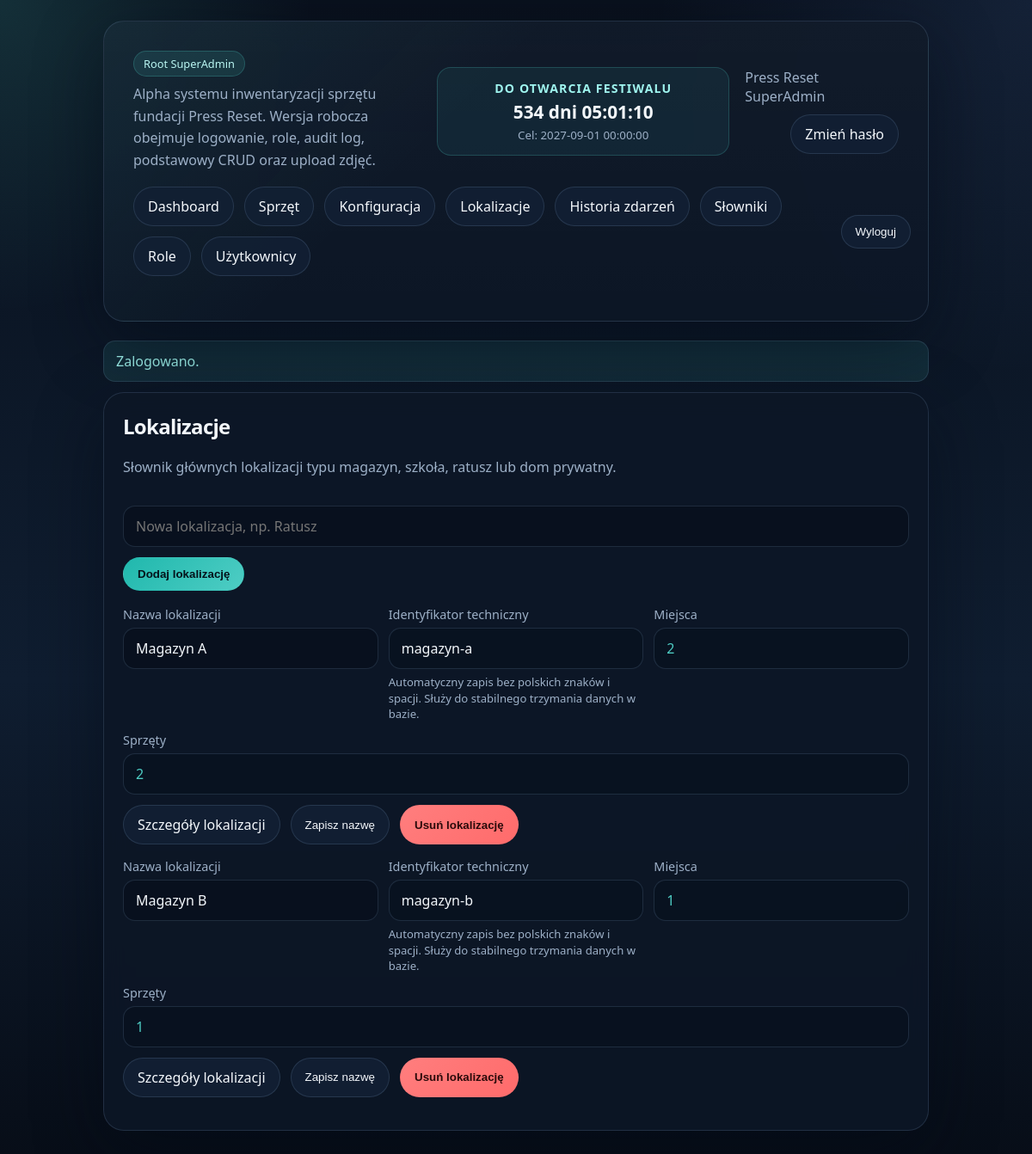
The app's page /index.php?page=locations (signed in) with its own data.
### tables this page shows
CREATE TABLE IF NOT EXISTS users (
    id INT UNSIGNED AUTO_INCREMENT PRIMARY KEY,
    username VARCHAR(80) NOT NULL UNIQUE,
    display_name VARCHAR(120) NOT NULL,
    password_hash VARCHAR(255) NOT NULL,
    role VARCHAR(120) NOT NULL,
    active TINYINT(1) NOT NULL DEFAULT 1,
    must_change_password TINYINT(1) NOT NULL DEFAULT 0,
    last_login_at DATETIME NULL,
    created_at DATETIME NOT NULL DEFAULT CURRENT_TIMESTAMP,
    updated_at DATETIME NOT NULL DEFAULT CURRENT_TIMESTAMP ON UPDATE CURRENT_TIMESTAMP
);

CREATE TABLE IF NOT EXISTS roles (
    id INT UNSIGNED AUTO_INCREMENT PRIMARY KEY,
    name VARCHAR(120) NOT NULL,
    slug VARCHAR(120) NOT NULL UNIQUE,
    sort_order INT UNSIGNED NOT NULL DEFAULT 0,
    can_manage_users TINYINT(1) NOT NULL DEFAULT 0,
    can_manage_roles TINYINT(1) NOT NULL DEFAULT 0,
    can_manage_root_roles TINYINT(1) NOT NULL DEFAULT 0,
    can_edit_records TINYINT(1) NOT NULL DEFAULT 0,
    can_upload_images TINYINT(1) NOT NULL DEFAULT 0,
    can_delete_images TINYINT(1) NOT NULL DEFAULT 0,
    can_create_tasks TINYINT(1) NOT NULL DEFAULT 0,
    can_update_tasks TINYINT(1) NOT NULL DEFAULT 0,
    can_change_task_status TINYINT(1) NOT NULL DEFAULT 0,
    can_delete_tasks TINYINT(1) NOT NULL DEFAULT 0,
    can_manage_settings TINYINT(1) NOT NULL DEFAULT 0,
    can_manage_dictionaries TINYINT(1) NOT NULL DEFAULT 0,
    can_view_audit_history TINYINT(1) NOT NULL DEFAULT 0,
    can_export_csv TINYINT(1) NOT NULL DEFAULT 0,
    can_import_csv TINYINT(1) NOT NULL DEFAULT 0,
    is_system TINYINT(1) NOT NULL DEFAULT 0,
    created_at DATETIME NOT NULL DEFAULT CURRENT_TIMESTAMP
);

CREATE TABLE IF NOT EXISTS locations (
    id INT UNSIGNED AUTO_INCREMENT PRIMARY KEY,
    name VARCHAR(120) NOT NULL,
    slug VARCHAR(120) NOT NULL UNIQUE,
    created_at DATETIME NOT NULL DEFAULT CURRENT_TIMESTAMP
);

### index.php (called while the page is built, shortened)
<?php
require __DIR__ . '/app/bootstrap.php';
require __DIR__ . '/app/layout.php';
require __DIR__ . '/app/router.php';

### app/db.php (called while the page is built, shortened)
<?php
function db(): PDO
{
    static $pdo = null;
    if ($pdo instanceof PDO) {
        return $pdo;
    }
    global $config;
    $db = $config['db'];
    $dsn = isset($db['socket'])
        ? sprintf(
            'mysql:unix_socket=%s;dbname=%s;charset=%s',
            $db['socket'],
            $db['database'],
            $db['charset']
        )
        : sprintf(
            'mysql:host=%s;port=%d;dbname=%s;charset=%s',
            $db['host'],
            $db['port'],
            $db['database'],
            $db['charset']
        );
    $pdo = new PDO($dsn, $db['username'], $db['password'], [
        PDO::ATTR_ERRMODE => PDO::ERRMODE_EXCEPTION,
        PDO::ATTR_DEFAULT_FETCH_MODE => PDO::FETCH_ASSOC,
    ]);
    return $pdo;
}
function query_all(string $sql, array $params = []): array
{
    $stmt = db()->prepare($sql);
    $stmt->execute($params);
    return $stmt->fetchAll();
}
function query_one(string $sql, array $params = []): ?array
{
    $stmt = db()->prepare($sql);
    $stmt->execute($params);
    $row = $stmt->fetch();
    return $row === false ? null : $row;
}

### app/auth.php (called while the page is built, shortened)
<?php
function current_user(): ?array
{
    static $user = false;
    if ($user !== false) {
        return $user;
    }
    $user = query_one('SELECT * FROM users WHERE id = :id', ['id' => $_SESSION['user_id']]);
    return $user;
}
function require_login(): void
{
    if (!current_user()) {
        flash('error', 'Zaloguj sie, aby kontynuowac.');
        redirect_to('index.php?page=login');
    }
}
function require_settings_access(): void
{
    if (!can_manage_settings()) {
        flash('error', 'Brak uprawnień do konfiguracji systemu.');
        redirect_to('index.php');
    }
}

### app/helpers.php (called while the page is built, shortened)
<?php
function app_config(string $key)
{
    global $config;
    return $config[$key] ?? null;
}
function app_setting_defaults(): array
{
    return [
        'festival_deadline' => (string) app_config('festival_deadline'),
        'threshold_needs_service_warning' => '5',
        'threshold_needs_service_warning_high' => '10',
        'threshold_needs_service_danger' => '20',
        'threshold_open_items_warning' => '5',
        'threshold_open_items_warning_high' => '10',
        'threshold_open_items_danger' => '20',
        'threshold_open_tasks_warning' => '10',
        'threshold_open_tasks_warning_high' => '20',
        'threshold_open_tasks_danger' => '40',
    ];
}
function app_setting(string $key, mixed $default = null): mixed
{
    global $appSettingsCache;
    if (!is_array($appSettingsCache)) {
        $appSettingsCache = app_setting_defaults();
        try {
            $rows = query_all('SELECT setting_key, setting_value FROM app_settings');
            foreach ($rows as $row) {
                $appSettingsCache[$row['setting_key']] = $row['setting_value'];
            }
        } catch (Throwable) {
        }
    }
    return $appSettingsCache[$key] ?? $default;
}
function h(?string $value): string
{
    return htmlspecialchars((string) $value, ENT_QUOTES, 'UTF-8');
}
function flash(?string $type = null, ?string $message = null): array
{
    $messages = $_SESSION['flash'] ?? [];
    return $messages;
}
function role_label(string $role): string
{
    return role_definition($role)['name'] ?? $role;
}
function can_manage_users(): bool
{
    return current_user_can('can_manage_users');
}
function can_manage_roles(): bool
{
    return current_user_can('can_manage_roles');
}
function can_manage_settings(): bool
{
    return current_user_can('can_manage_settings');
}
function can_manage_dictionaries(): bool
{
    return current_user_can('can_manage_dictionaries');
}
function can_view_audit_history(): bool
{
    return current_user_can('can_view_audit_history');
}
function role_rows(): array
{
    global $roleCache;
    if (!is_array($roleCache)) {
        $roleCache = role_defaults();
        try {
            $roleCache = query_all('SELECT * FROM roles ORDER BY sort_order, name, id');
        } catch (Throwable) {
        }
    }
    return $roleCache;
}
function role_definition(string $slug): ?array
{
    foreach (role_rows() as $role) {
        if ((string) ($role['slug'] ?? '') === $slug) {
            return $role;
        }
    }
    return null;
}
function current_user_can(string $permissionKey): bool
{
    $user = current_user();
    $role = role_definition((string) ($user['role'] ?? ''));
    return (int) ($role[$permissionKey] ?? 0) === 1;
}

### app/bootstrap.php (called while the page is built, shortened)
<?php
$config = require __DIR__ . '/../config.php';
require_once __DIR__ . '/db.php';
require_once __DIR__ . '/helpers.php';
require_once __DIR__ . '/auth.php';

### app/router.php (the view, shortened to what this page needs)
<?php
$page = $_GET['page'] ?? 'home';
    ?>
    <?php
require_login();
    ?>
    <?php
if ($page === 'locations') {
    require_settings_access();
    $locations = query_all(
        'SELECT l.id, l.name, l.slug,
                COUNT(DISTINCT e.id) AS equipment_count,
                COUNT(DISTINCT lp.id) AS places_count
         FROM locations l
         LEFT JOIN location_places lp ON lp.location_id = l.id
         LEFT JOIN equipment e ON e.location_id = l.id
         GROUP BY l.id, l.name, l.slug
         ORDER BY l.name'
    );
    render_header('Lokalizacje');
    ?>
    <section class="panel">
        <div class="topbar">
            <div>
                <h2>Lokalizacje</h2>
                <p class="muted">Słownik głównych lokalizacji typu magazyn, szkoła, ratusz lub dom prywatny.</p>
            </div>
        </div>
        <form method="post" action="index.php?page=settings-save" class="actions" style="margin-bottom: 18px;">
            <input name="name" placeholder="Nowa lokalizacja, np. Ratusz" required>
            <button class="button primary" type="submit">Dodaj lokalizację</button>
        </form>
        <?php if (!$locations): ?>
            <p class="muted">Brak zdefiniowanych lokalizacji.</p>
        <?php else: ?>
            <?php foreach ($locations as $location): ?>
                <form method="post" action="index.php?page=settings-save" class="form-grid" style="margin-bottom: 16px;">
                    <div>
                        <label for="location_name_<?= (int) $location['id'] ?>">Nazwa lokalizacji</label>
                        <input id="location_name_<?= (int) $location['id'] ?>" name="name" value="<?= h($location['name']) ?>" required>
                    </div>
                    <div>
                        <label>Identyfikator techniczny</label>
                        <div class="readonly-value"><?= h($location['slug']) ?></div>
                        <div class="muted helper-text">Automatyczny zapis bez polskich znaków i spacji. Służy do stabilnego trzymania danych w bazie.</div>
                    </div>
                    <div>
                        <label>Miejsca</label>
                        <div class="readonly-value"><a href="index.php?page=settings-location&id=<?= (int) $location['id'] ?>"><?= (int) $location['places_count'] ?></a></div>
                    </div>
                    <div>
                        <label>Sprzęty</label>
                        <div class="readonly-value"><a href="index.php?page=equipment-list&location_id=<?= (int) $location['id'] ?>"><?= (int) $location['equipment_count'] ?></a></div>
                    </div>
                    <div class="actions" style="flex-basis: 100%;">
                        <a class="button" href="index.php?page=settings-location&id=<?= (int) $location['id'] ?>">Szczegóły lokalizacji</a>
                        <button class="button" type="submit" name="section" value="location-update">Zapisz nazwę</button>
                        <button class="button danger" type="submit" name="section" value="location-delete" onclick="return confirm('Usunąć lokalizację? Operacja powiedzie się tylko, jeśli nie ma powiązanych miejsc ani sprzętów.');">Usuń lokalizację</button>
                    </div>
                </form>
            <?php endforeach; ?>
        <?php endif; ?>
    </section>
    <?php
    render_footer();
    exit;
}
    ?>

### app/layout.php (shortened to what this page needs)
<?php
function render_header(string $title): void
{
    $user = current_user();
    $deadlineIso = (string) app_setting('festival_deadline', app_config('festival_deadline'));
    $deadlineCard = null;
    if ($deadlineIso) {
        $now = new DateTimeImmutable('now', new DateTimeZone('Europe/Warsaw'));
        $deadline = new DateTimeImmutable($deadlineIso, new DateTimeZone('Europe/Warsaw'));
        $isPast = $deadline <= $now;
        $deadlineCard = [
            'label' => $isPast ? 'Termin minął' : 'Do otwarcia festiwalu',
            'date' => $deadline->format(DateTimeInterface::ATOM),
            'display_date' => $deadline->format('Y-m-d H:i:s'),
            'summary' => $isPast ? 'Termin docelowy został przekroczony.' : '',
        ];
    }
    ?>
    <!DOCTYPE html>
    <html lang="pl">
    <head>
        <link rel="stylesheet" href="assets/style.css">
    </head>
    <body>
    <main class="shell">
    <?php if ($user): ?>
        <section class="hero">
            <div class="hero-head">
                <div class="hero-copy">
                    <div class="badge"><?= h(role_label($user['role'])) ?></div>
                    <p>Alpha systemu inwentaryzacji sprzętu fundacji Press Reset. Wersja robocza obejmuje logowanie, role, audit log, podstawowy CRUD oraz upload zdjęć.</p>
                </div>
                <?php if ($deadlineCard): ?>
                    <div class="hero-countdown">
                        <div class="countdown-card" data-deadline="<?= h($deadlineCard['date']) ?>">
                            <strong><?= h($deadlineCard['label']) ?></strong>
                            <span class="countdown-value"><?= h($deadlineCard['summary']) ?></span>
                            <small>Cel: <?= h($deadlineCard['display_date']) ?></small>
                        </div>
                    </div>
                <?php endif; ?>
                <div class="hero-user">
                    <div class="muted"><?= h($user['display_name']) ?></div>
                    <div><a class="nav-pill" href="index.php?page=change-password">Zmień hasło</a></div>
                </div>
            </div>
            <nav class="topbar">
                <div class="actions">
                    <a class="nav-pill" href="index.php">Dashboard</a>
                    <a class="nav-pill" href="index.php?page=equipment-list">Sprzęt</a>
                    <?php if (can_manage_settings()): ?>
                        <a class="nav-pill" href="index.php?page=settings">Konfiguracja</a>
                        <a class="nav-pill" href="index.php?page=locations">Lokalizacje</a>
                    <?php endif; ?>
                    <?php if (can_view_audit_history()): ?>
                        <a class="nav-pill" href="index.php?page=audit-log">Historia zdarzeń</a>
                    <?php endif; ?>
                    <?php if (can_manage_dictionaries()): ?>
                        <a class="nav-pill" href="index.php?page=dictionaries">Słowniki</a>
                    <?php endif; ?>
                    <?php if (can_manage_roles()): ?>
                        <a class="nav-pill" href="index.php?page=roles">Role</a>
                    <?php endif; ?>
                    <?php if (can_manage_users()): ?>
                        <a class="nav-pill" href="index.php?page=users">Użytkownicy</a>
                    <?php endif; ?>
                </div>
                <form method="post" action="index.php?page=logout" class="inline-form">
                    <button class="nav-pill" type="submit">Wyloguj</button>
                </form>
            </nav>
        </section>
    <?php endif;
    foreach (flash() as $message): ?>
        <div class="flash <?= h($message['type']) ?>"><?= h($message['message']) ?></div>
    <?php endforeach;
}
function render_footer(): void
{
    ?>
    </main></body></html>
    <?php
}

### records on screen
users: role.name "Root SuperAdmin", display_name "Press Reset SuperAdmin"
locations: name "Magazyn A", slug "magazyn-a", places_count "2", equipment_count "2"
locations: name "Magazyn B", slug "magazyn-b", places_count "1", equipment_count "1"

### other values on screen
$deadlineCard['label'] "DO OTWARCIA FESTIWALU"
$deadlineCard['display_date'] "2027-09-01 00:00:00"
$message['message'] "Zalogowano."
